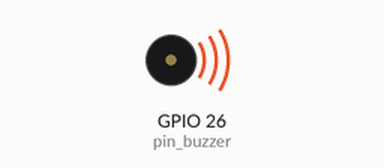
Recording of a program running on a simulated Raspberry Pi (BCM pin numbers). Parts: buzzer (waves = sounding). At 9.0 s the program stops and its outputs stay as they are.

Above: at 0.5 s.
Timing chart, 0 to 6.9 s (numbered marks = the images above):
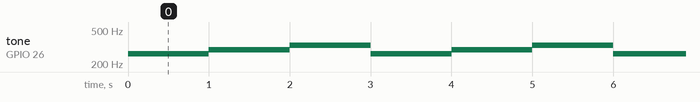

The program:

010_BUZZER.py
```python
import RPi.GPIO as GPIO
import time

GPIO.setmode(GPIO.BCM)

pin_buzzer = 26

scale = [262, 294, 330, 349, 391, 440, 493, 523]

GPIO.setup(pin_buzzer, GPIO.OUT)

pwm = GPIO.PWM(pin_buzzer, 1)
pwm.start(50)

for cnt in range(3):
    pwm.ChangeFrequency(262)
    time.sleep(1)
    pwm.ChangeFrequency(294)
    time.sleep(1)
    pwm.ChangeFrequency(330)
    time.sleep(1)

pwm.stop()
GPIO.cleanup()
```

Measured:
- by itself, tone on GPIO 26 (pin_buzzer): repeats every 3.0 s: 294 Hz 1.0 s, 330 Hz 1.0 s, 262 Hz 1.0 s
